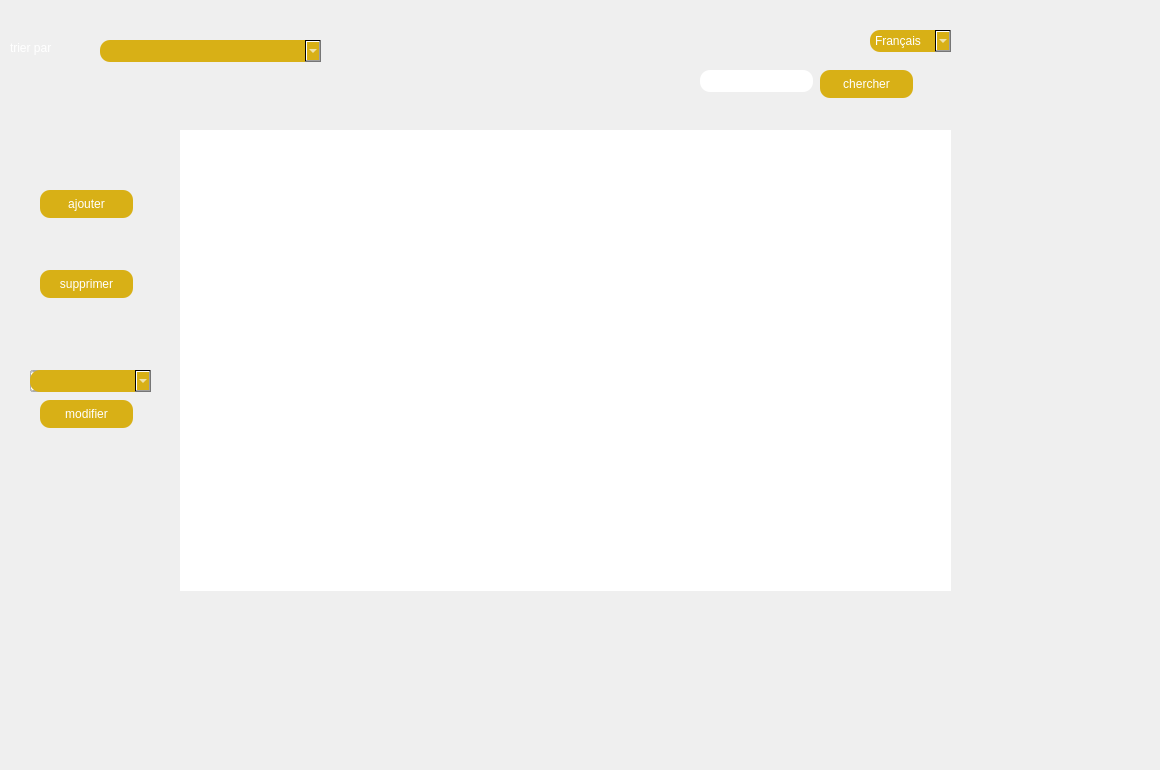
        <widget class="QWidget" name="tab_14">
         <attribute name="title">
          <string>afficher sponsors</string>
         </attribute>
         <widget class="QComboBox" name="triersp">
          <property name="geometry">
           <rect>
            <x>100</x>
            <y>40</y>
            <width>221</width>
            <height>22</height>
           </rect>
          </property>
          <property name="styleSheet">
           <string notr="true">color: rgb(255, 255, 255);
background-color:  QLinearGradient(x1: 0, y1: 0, x2: 0, y2: 1, stop: 0#D8B016, stop: 1 #D8B016);
 border-radius: 10;</string>
          </property>
          <item>
           <property name="text">
            <string/>
           </property>
          </item>
          <item>
           <property name="text">
            <string>ordre alphabetique croissant</string>
           </property>
          </item>
          <item>
           <property name="text">
            <string>ordre alphabetiques decroissant</string>
           </property>
          </item>
          <item>
           <property name="text">
            <string>identifiant croissant</string>
           </property>
          </item>
          <item>
           <property name="text">
            <string>identifiant decroissant</string>
           </property>
          </item>
          <item>
           <property name="text">
            <string>type</string>
           </property>
          </item>
         </widget>
         <widget class="QLabel" name="label_63">
          <property name="geometry">
           <rect>
            <x>10</x>
            <y>40</y>
            <width>131</width>
            <height>16</height>
           </rect>
          </property>
          <property name="styleSheet">
           <string notr="true">color: rgb(255, 255, 255);
</string>
          </property>
          <property name="text">
           <string>trier par</string>
          </property>
         </widget>
         <widget class="QLineEdit" name="recherchetext">
          <property name="geometry">
           <rect>
            <x>700</x>
            <y>70</y>
            <width>113</width>
            <height>22</height>
           </rect>
          </property>
          <property name="styleSheet">
           <string notr="true">
 border-radius: 10;</string>
          </property>
          <property name="text">
           <string/>
          </property>
         </widget>
         <widget class="QPushButton" name="modifiersp">
          <property name="geometry">
           <rect>
            <x>40</x>
            <y>400</y>
            <width>93</width>
            <height>28</height>
           </rect>
          </property>
          <property name="whatsThis">
           <string>&lt;html&gt;&lt;head/&gt;&lt;body&gt;&lt;p&gt;color: rgb(255, 255, 255);&lt;/p&gt;&lt;p&gt;background-color:  QLinearGradient(x1: 0, y1: 0, x2: 0, y2: 1, stop: 0#D8B016, stop: 1 #D8B016);&lt;/p&gt;&lt;p&gt; border-radius: 10;&lt;/p&gt;&lt;/body&gt;&lt;/html&gt;</string>
          </property>
          <property name="styleSheet">
           <string notr="true">color: rgb(255, 255, 255);
background-color:  QLinearGradient(x1: 0, y1: 0, x2: 0, y2: 1, stop: 0#D8B016, stop: 1 #D8B016);
 border-radius: 10;</string>
          </property>
          <property name="text">
           <string>modifier</string>
          </property>
         </widget>
         <widget class="QPushButton" name="supprimersp">
          <property name="geometry">
           <rect>
            <x>40</x>
            <y>270</y>
            <width>93</width>
            <height>28</height>
           </rect>
          </property>
          <property name="styleSheet">
           <string notr="true">color: rgb(255, 255, 255);
background-color:  QLinearGradient(x1: 0, y1: 0, x2: 0, y2: 1, stop: 0#D8B016, stop: 1 #D8B016);
 border-radius: 10;</string>
          </property>
          <property name="text">
           <string>supprimer</string>
          </property>
         </widget>
         <widget class="QComboBox" name="tradu">
          <property name="geometry">
           <rect>
            <x>870</x>
            <y>30</y>
            <width>81</width>
            <height>22</height>
           </rect>
          </property>
          <property name="styleSheet">
           <string notr="true">color: rgb(255, 255, 255);
background-color:  QLinearGradient(x1: 0, y1: 0, x2: 0, y2: 1, stop: 0#D8B016, stop: 1 #D8B016);
 border-radius: 10;</string>
          </property>
          <item>
           <property name="text">
            <string>Français</string>
           </property>
          </item>
          <item>
           <property name="text">
            <string>العربية</string>
           </property>
          </item>
          <item>
           <property name="text">
            <string>English</string>
           </property>
          </item>
         </widget>
         <widget class="QPushButton" name="ouvrireajouter">
          <property name="geometry">
           <rect>
            <x>40</x>
            <y>190</y>
            <width>93</width>
            <height>28</height>
           </rect>
          </property>
          <property name="styleSheet">
           <string notr="true">color: rgb(255, 255, 255);
background-color:  QLinearGradient(x1: 0, y1: 0, x2: 0, y2: 1, stop: 0#D8B016, stop: 1 #D8B016);
 border-radius: 10;</string>
          </property>
          <property name="text">
           <string>ajouter</string>
          </property>
         </widget>
         <widget class="QPushButton" name="cherchersp">
          <property name="geometry">
           <rect>
            <x>820</x>
            <y>70</y>
            <width>93</width>
            <height>28</height>
           </rect>
          </property>
          <property name="styleSheet">
           <string notr="true">color: rgb(255, 255, 255);
background-color:  QLinearGradient(x1: 0, y1: 0, x2: 0, y2: 1, stop: 0#D8B016, stop: 1 #D8B016);
 border-radius: 10;</string>
          </property>
          <property name="text">
           <string>chercher</string>
          </property>
         </widget>
         <widget class="QTableView" name="tablesp">
          <property name="geometry">
           <rect>
            <x>180</x>
            <y>130</y>
            <width>771</width>
            <height>461</height>
           </rect>
          </property>
          <property name="mouseTracking">
           <bool>true</bool>
          </property>
          <property name="tabletTracking">
           <bool>true</bool>
          </property>
          <property name="autoFillBackground">
           <bool>false</bool>
          </property>
          <property name="styleSheet">
           <string notr="true">
 border-radius: 10;</string>
          </property>
          <property name="editTriggers">
           <set>QAbstractItemView::AllEditTriggers</set>
          </property>
          <property name="alternatingRowColors">
           <bool>true</bool>
          </property>
          <property name="selectionMode">
           <enum>QAbstractItemView::ExtendedSelection</enum>
          </property>
          <property name="gridStyle">
           <enum>Qt::NoPen</enum>
          </property>
         </widget>
         <widget class="QLineEdit" name="modifsp">
          <property name="geometry">
           <rect>
            <x>30</x>
            <y>370</y>
            <width>113</width>
            <height>22</height>
           </rect>
          </property>
         </widget>
         <widget class="QComboBox" name="modifs">
          <property name="geometry">
           <rect>
            <x>30</x>
            <y>370</y>
            <width>121</width>
            <height>21</height>
           </rect>
          </property>
          <item>
           <property name="text">
            <string>services</string>
           </property>
          </item>
          <item>
           <property name="text">
            <string>argent</string>
           </property>
          </item>
          <item>
           <property name="text">
            <string>publicite</string>
           </property>
          </item>
          <item>
           <property name="text">
            <string>produit</string>
           </property>
          </item>
          <item>
           <property name="text">
            <string>logistique</string>
           </property>
          </item>
         </widget>
         <widget class="QComboBox" name="mod">
          <property name="geometry">
           <rect>
            <x>30</x>
            <y>370</y>
            <width>121</width>
            <height>22</height>
           </rect>
          </property>
          <item>
           <property name="text">
            <string>Financier</string>
           </property>
          </item>
          <item>
           <property name="text">
            <string>de services</string>
           </property>
          </item>
          <item>
           <property name="text">
            <string>de produits</string>
           </property>
          </item>
          <item>
           <property name="text">
            <string>logistique</string>
           </property>
          </item>
          <item>
           <property name="text">
            <string>Technologique </string>
           </property>
          </item>
          <item>
           <property name="text">
            <string>mediatique</string>
           </property>
          </item>
         </widget>
         <widget class="QComboBox" name="modife">
          <property name="geometry">
           <rect>
            <x>30</x>
            <y>370</y>
            <width>121</width>
            <height>22</height>
           </rect>
          </property>
          <item>
           <property name="text">
            <string>sportif</string>
           </property>
          </item>
          <item>
           <property name="text">
            <string>festival</string>
           </property>
          </item>
          <item>
           <property name="text">
            <string>Le lancement de produit</string>
           </property>
          </item>
         </widget>
         <widget class="QDateEdit" name="modifdate">
          <property name="geometry">
           <rect>
            <x>30</x>
            <y>370</y>
            <width>110</width>
            <height>22</height>
           </rect>
          </property>
         </widget>
         <widget class="QComboBox" name="modifid">
          <property name="geometry">
           <rect>
            <x>30</x>
            <y>370</y>
            <width>121</width>
            <height>22</height>
           </rect>
          </property>
          <property name="styleSheet">
           <string notr="true">color: rgb(255, 255, 255);
background-color:  QLinearGradient(x1: 0, y1: 0, x2: 0, y2: 1, stop: 0#D8B016, stop: 1 #D8B016);
 border-radius: 10;</string>
          </property>
         </widget>
         <widget class="QLabel" name="graph_2">
          <property name="geometry">
           <rect>
            <x>0</x>
            <y>0</y>
            <width>1151</width>
            <height>761</height>
           </rect>
          </property>
          <property name="text">
           <string/>
          </property>
          <property name="pixmap">
           <pixmap>../../../Downloads/Untitled-1 copy.png</pixmap>
          </property>
         </widget>
         <zorder>graph_2</zorder>
         <zorder>triersp</zorder>
         <zorder>label_63</zorder>
         <zorder>recherchetext</zorder>
         <zorder>modifiersp</zorder>
         <zorder>supprimersp</zorder>
         <zorder>tradu</zorder>
         <zorder>ouvrireajouter</zorder>
         <zorder>cherchersp</zorder>
         <zorder>tablesp</zorder>
         <zorder>modifsp</zorder>
         <zorder>modifs</zorder>
         <zorder>mod</zorder>
         <zorder>modife</zorder>
         <zorder>modifdate</zorder>
         <zorder>modifid</zorder>
        </widget>
